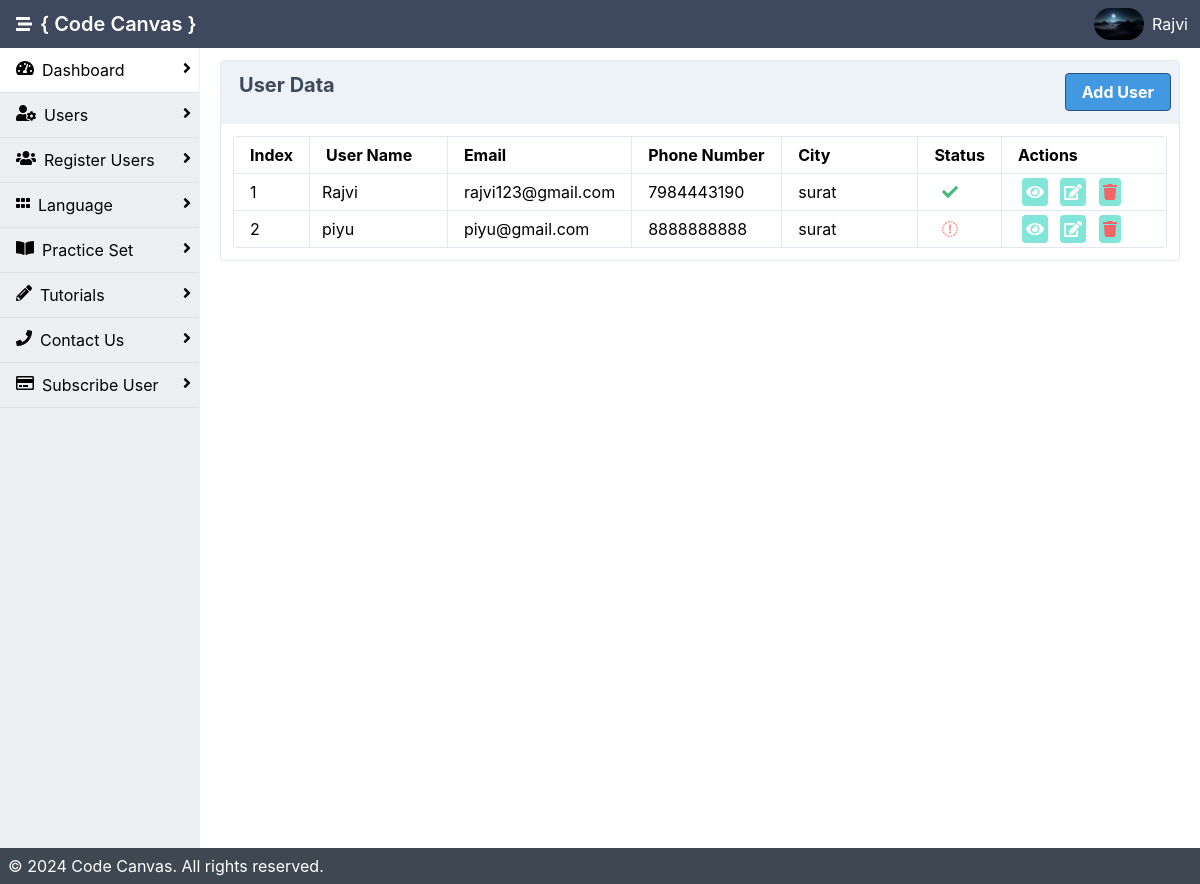
The app's page /admin/users.php (signed in), older data.
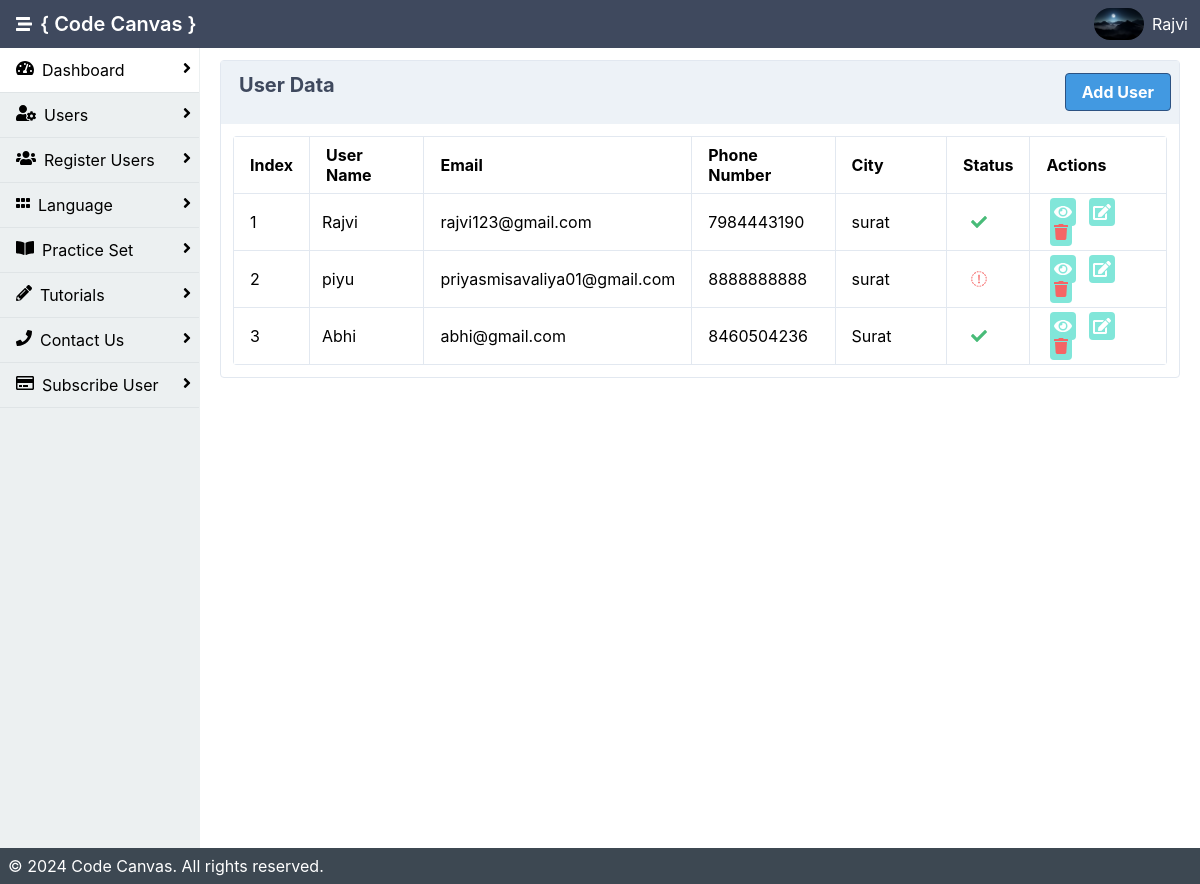
The same page, newer data.
### tables this page shows
CREATE TABLE `user` (
  `user_id` int(11) NOT NULL,
  `u_image` varchar(200) DEFAULT NULL,
  `name` varchar(200) NOT NULL,
  `email` varchar(200) NOT NULL,
  `passwd` varchar(50) NOT NULL,
  `is_active` int(11) NOT NULL DEFAULT 0,
  `created_date` date NOT NULL DEFAULT current_timestamp(),
  `number` varchar(10) NOT NULL,
  `city` varchar(400) NOT NULL
);

### admin/users.php (the view, shortened to what the changed rows need)
<?php
include 'inc/header.php';
$records_per_page = 8;
$current_page = isset($_GET['page']) ? $_GET['page'] : 1;
$start_from = ($current_page - 1) * $records_per_page;
$qry = "SELECT * FROM user LIMIT $start_from, $records_per_page";
$data = mysqli_query($con, $qry);
$index_start = ($current_page - 1) * $records_per_page + 0;
?>
<!DOCTYPE html>
<html lang="en">
<div class="mx-auto bg-grey-400">
    <div class="min-h-screen flex flex-col">
        <div class="flex flex-1">
            <main class="bg-white-500 flex-1 p-3 overflow-hidden">
            <div class="flex flex-1  flex-col md:flex-row lg:flex-row mx-2">
                        <div class="mb-2 border-solid border-gray-300 rounded border shadow-sm w-full">
                            <div class="p-3">
                                <table class="table-responsive w-full rounded">
                                    <thead>
                                      <tr>
                                          <th class="border px-4 py-2">Index</th>
                                          <th class="border w-1/6 px-4 py-2">User Name</th>
                                          <th class="border w-1/6 px-4 py-2">Email</th>
                                          <th class="border w-1/6 px-4 py-2">Phone Number</th>
                                          <th class="border w-1/6 px-4 py-2">City</th>
                                        <th class="border w-1/7 px-4 py-2">Status</th>
                                        <th class="border w-1/5 px-4 py-2">Actions</th>
                                      </tr>
                                    </thead>
                                    <tbody>
                                    <?php
                                    $i = $index_start;
                                    $co=0;
                                    if(mysqli_num_rows($data) > 0 ){
                                        while($result= mysqli_fetch_assoc($data)){
                                        $i++;
                                        $popup_container = "popup-container".$co;
                                    ?>
                                        <tr>
                                            <td class="border px-4 py-2"><?php echo $i;?></td>
                                            <td class="border px-3 py-2"><?php echo $result['name'];?></td>
                                            <td class="border px-4 py-2"><?php echo $result['email'];?></td>
                                            <td class="border px-4 py-2"><?php echo $result['number'];?></td>
                                            <td class="border px-4 py-2"><?php echo $result['city'];?></td>
                                            <td class="border px-4 py-2"><?php if($result['is_active'] == 1){?>
                                                <i class="fa fa-check text-green-500 mx-2"></i>
                                                <?php }else{ ?>
                                                    <i class="fa fa-close text-red-500 mx-2"></i>
                                                <?php }?></td>
                                            <td class="border px-4 py-2">
                                            <a class="bg-teal-300 cursor-pointer rounded p-1 mx-1 text-white">
                                                        <i class="fas fa-eye" onclick="openPopup('<?php echo $popup_container; ?>')"></i></a>
                                                <a class="bg-teal-300 cursor-pointer rounded p-1 mx-1 text-white" href="edit_user.php?userid=<?php echo $result['user_id']; ?>">
                                                        <i class="fas fa-edit"></i></a>
                                                <a class="bg-teal-300 cursor-pointer rounded p-1 mx-1 text-red-500" href="delete.php?userid=<?php echo $result['user_id']; ?>">
                                                        <i class="fas fa-trash"></i>
                                                </a>
                                            </td>
                                        </tr>
                                        <?php
                                        $co++;
                                        } }else{
                                            ?>
                        <tr><td class="border px-4 py-2">No Data Found!!</td></tr>
                                            <?php
                    }?>
                                    </tbody>
                                </table>
                            </div>
                        </div>
                    </div>
                </div>
        </div>
    </div>
</body>
</html>

### admin/inc/header.php (shortened to what the changed rows need)
<?php
include 'db.php';
$userid = $_SESSION["userid"];
$name = $_SESSION["name"];
$qry = "SELECT * FROM user WHERE user_id= '".$userid."'";
$res = mysqli_query($con , $qry);
$data = mysqli_fetch_assoc($res);
$image = "uploads/".$data['u_image'];
?>
<html lang="en">
<head>
    <link rel="stylesheet" href="./dist/styles.css">
    <link rel="stylesheet" href="https://cdnjs.cloudflare.com/ajax/libs/font-awesome/4.7.0/css/font-awesome.min.css">
</head>
<body>
<header class="bg-nav">
            <div class="flex justify-between">
                <div class="p-1 mx-3 inline-flex items-center">
                    <h1 class="text-white p-2">{ Code Canvas }</h1>
                </div>
                <div class="p-1 flex flex-row items-center">
                    <?php if(isset($data['u_image']) && file_exists($image)){
                                                    ?>
                    <img onmouseover="profileToggle()" class="inline-block h-8 rounded-full" src="<?php echo 'uploads/'.$data['u_image'];?>" alt="">
                    <?php }else{ ?>
                                                    <img src="uploads/images.png" onmouseover="profileToggle()" class="inline-block h-8 rounded-full"></img>
                                                    <?php } ?>
                    <a href="#" onmouseover="profileToggle()" onmouseout="profileToggle()" class="text-white p-2 no-underline hidden md:block lg:block"><?php echo $name; ?></a>
                </div>
            </div>
        </header>

Row changes from the older to the newer data that the page shows:
changed user "piyu": email "piyu@gmail.com" → "priyasmisavaliya01@gmail.com"
added user: name "Abhi", email "abhi@gmail.com", number "8460504236", city "Surat", is_active 1 (drawn)
